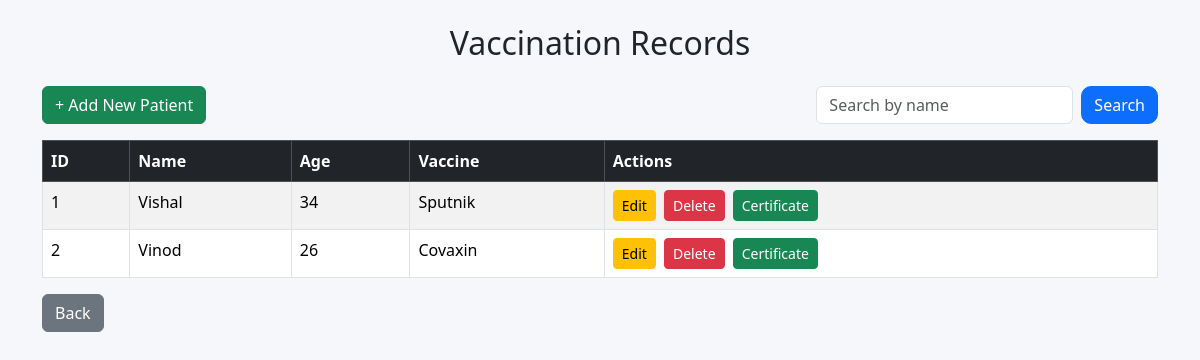
/view (signed in), run on an earlier commit of the app's database.
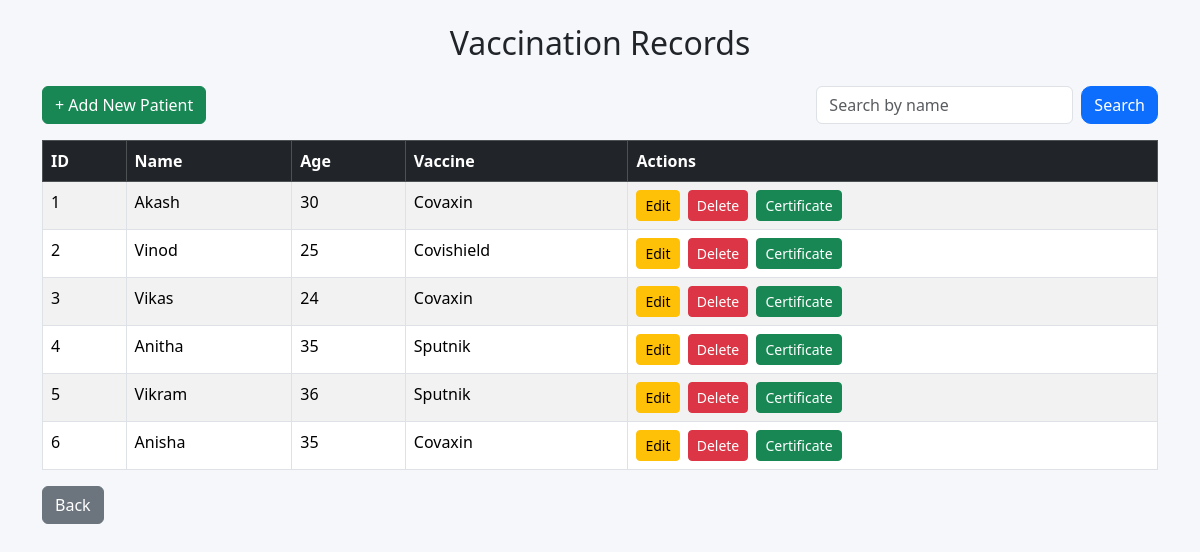
And on a later commit of the database.
### tables this page shows
CREATE TABLE vaccination (
            id INTEGER PRIMARY KEY AUTOINCREMENT,
            name TEXT NOT NULL,
            age TEXT NOT NULL,
            vaccine TEXT NOT NULL
        );

### app.py (the view)
@app.route("/view")
def view():
    if "user" not in session:
        return redirect("/login")
    conn = sqlite3.connect(DB)
    cur = conn.cursor()
    cur.execute("SELECT * FROM vaccination")
    data = cur.fetchall()
    conn.close()
    return render_template("view.html", data=data)

### templates/view.html (shortened to what this page needs)
<!DOCTYPE html>
<html>
<head>
    <link href="https://cdn.jsdelivr.net/npm/bootstrap@5.3.3/dist/css/bootstrap.min.css" rel="stylesheet">
 <link href="https://cdn.jsdelivr.net/npm/bootstrap@5.3.3/dist/css/bootstrap.min.css" rel="stylesheet">
</head>
<body>
<div class="container mt-4">
    <h2 class="text-center mb-4">Vaccination Records</h2>
<div class="d-flex justify-content-between mb-3">
    <a href="/add" class="btn btn-success">
        + Add New Patient
    </a>
    <form method="GET" action="/search" class="d-flex">
        <input type="text" name="q" class="form-control me-2" placeholder="Search by name">
        <button type="submit" class="btn btn-primary">Search</button>
    </form>
</div>
    <table class="table table-bordered table-striped">
        <thead class="table-dark">
            <tr>
                <th>ID</th>
                <th>Name</th>
                <th>Age</th>
                <th>Vaccine</th>
                <th>Actions</th>
            </tr>
        </thead>
        <tbody>
        {% for row in data %}
            <tr>
                <td>{{ row[0] }}</td>
                <td>{{ row[1] }}</td>
                <td>{{ row[2] }}</td>
                <td>{{ row[3] }}</td>
                <td>
    <a href="/edit/{{ row[0] }}" class="btn btn-warning btn-sm me-1">
        Edit
    </a>
    <a href="/delete/{{ row[0] }}" class="btn btn-danger btn-sm me-1">
        Delete
    </a>
    <a href="/certificate/{{ row[0] }}" class="btn btn-success btn-sm">
        Certificate
    </a>
</td>
            </tr>
        {% endfor %}
        </tbody>
    </table>
    <a href="/dashboard" class="btn btn-secondary">Back</a>
</div>
</body>
</html>

### templates/view.html (style rules this page uses)
body { background: #f5f7fb; font-family: "Segoe UI", sans-serif; }
.btn-primary { border-radius: 10px; }

What changed in the data, as far as the page shows it:
changed vaccination id 1: name "Vishal" → "Akash"; age "34" → "30"; vaccine "Sputnik" → "Covaxin"
changed vaccination "Vinod": age "26" → "25"; vaccine "Covaxin" → "Covishield"
added vaccination: id "3", name "Vikas", age "24", vaccine "Covaxin"
added vaccination: id "4", name "Anitha", age "35", vaccine "Sputnik"
added vaccination: id "5", name "Vikram", age "36", vaccine "Sputnik"
added vaccination: id "6", name "Anisha", age "35", vaccine "Covaxin"
